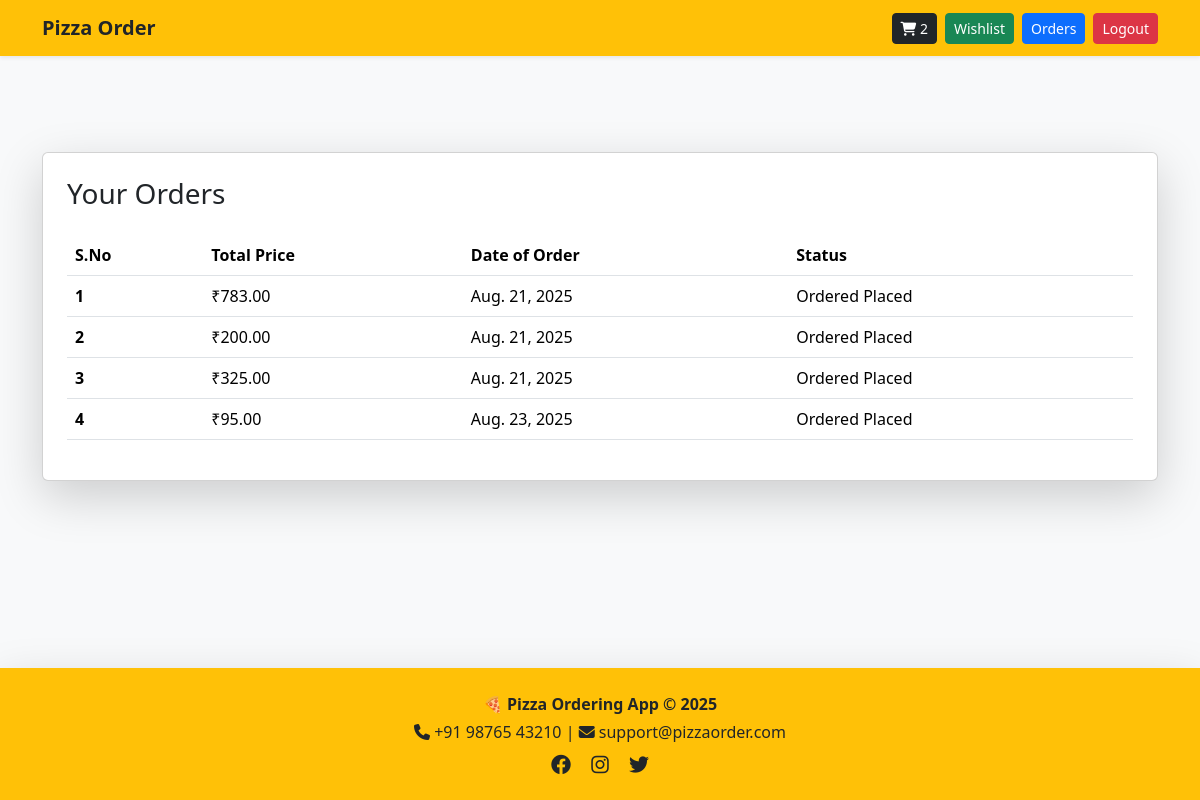
Screenshot of /orders/ (signed in) with the database file from the repository.
### app/models.py (models this page shows, shortened)
class BaseModel(models.Model):
    uuid = models.UUIDField(default=uuid.uuid4,editable=False,primary_key=True)
    created_at = models.DateField(auto_now_add=True)
    updated_at = models.DateField(auto_now_add=True)
    class Meta:
        abstract = True

class Cart(BaseModel):
    user = models.ForeignKey(User, on_delete=models.SET_NULL,null=True,blank=True,related_name="carts")
    is_paid=models.BooleanField(default=False)
    discount_amount = models.FloatField(default=0)
    applied_coupon = models.CharField(max_length=50, blank=True, null=True)
    def get_cart_total(self):
     total = CartItem.objects.filter(cart=self).aggregate(Sum('pizza__pizza_price'))['pizza__pizza_price__sum']
     return total if total is not None else 0

### app/views.py (the view)
# urls.py: path('orders/',orders,name='orders'),
@login_required(login_url='/login/')
def orders(request):
   orders=Cart.objects.filter(is_paid=True,user=request.user)
   context={'orders':orders}
   return render(request,'orders.html',context)

### app/templates/orders.html (shortened to what this page needs)
{% extends "base.html" %}
{% block start %}
<div class="container card shadow-lg mt-5 p-4">
    <h3 class="mb-4">Your Orders</h3>
    <table class="table">
        <thead>
            <tr>
                <th scope="col">S.No</th>
                <th scope="col">Total Price</th>
                <th scope="col">Date of Order</th>
                <th scope="col">Status</th>
            </tr>
        </thead>
        <tbody>
            {% for order in orders %}
            <tr>
                <th scope="row">{{ forloop.counter }}</th>
                <td>
    ₹{{ order.get_cart_total|floatformat:2 }}
</td>
                <td>{{ order.created_at }}</td>
                <td>Ordered Placed</td>
            </tr>
            {% empty %}
            <tr>
                <td colspan="4" class="text-center">Place your first order</td>
            </tr>
            {% endfor %}
        </tbody>
    </table>
</div>
{% endblock %}

### app/templates/base.html (shortened to what this page needs)
<!DOCTYPE html>
<html lang="en">
<head>
    <link href="https://cdn.jsdelivr.net/npm/bootstrap@5.3.7/dist/css/bootstrap.min.css" rel="stylesheet">
    <link rel="stylesheet" href="https://cdnjs.cloudflare.com/ajax/libs/font-awesome/6.4.0/css/all.min.css">
</head>
<body class="bg-light">
<nav class="navbar navbar-expand-lg navbar-dark bg-warning shadow-sm">
  <div class="container">
    <a class="navbar-brand fw-bold text-dark" href="/">Pizza Order</a>
    <div class="collapse navbar-collapse" id="navbarContent">
      <ul class="navbar-nav ms-auto mb-2 mb-lg-0 align-items-center">
        <li class="nav-item me-2">
          <a href="{% url 'cart' %}" class="btn btn-dark btn-sm">
            <i class="fa-solid fa-cart-shopping"></i> {{request.user.get_cart_count}}
          </a>
        </li>
        {% if request.user.is_authenticated %}
          <li class="nav-item me-2"><a href="{% url 'wishlist'%}" class="btn btn-success btn-sm">Wishlist</a></li>
          <li class="nav-item me-2"><a href="{% url 'orders'%}" class="btn btn-primary btn-sm">Orders</a></li>
          <li class="nav-item"><a href="{% url 'user_logout'%}" class="btn btn-danger btn-sm">Logout</a></li>
        {% else %}
          <li class="nav-item me-2"><a href="{% url 'register_page'%}" class="btn btn-outline-dark btn-sm">Register</a></li>
          <li class="nav-item"><a href="{% url 'login_page'%}" class="btn btn-outline-dark btn-sm">Login</a></li>
        {% endif %}
      </ul>
    </div>
  </div>
</nav>
<main class="container my-5">
  {% block start %}
  {% endblock %}
</main>
<footer class="bg-warning text-dark text-center py-4 shadow-lg mt-auto">
  <div class="container">
    <p class="fw-bold mb-1">🍕 Pizza Ordering App © 2025</p>
    <p class="mb-0">
      <i class="fa-solid fa-phone"></i> +91 98765 43210 |
      <i class="fa-solid fa-envelope"></i> support@pizzaorder.com
    </p>
    <div class="mt-2">
      <a href="#" class="text-dark me-3"><i class="fab fa-facebook fa-lg"></i></a>
      <a href="#" class="text-dark me-3"><i class="fab fa-instagram fa-lg"></i></a>
      <a href="#" class="text-dark"><i class="fab fa-twitter fa-lg"></i></a>
    </div>
  </div>
</footer>
</body>
</html>

### app/templates/base.html (style rules this page uses)
html, body { height: 100%; margin: 0; display: flex; flex-direction: column; }
main { flex: 1; }

### rows the page displays
Cart: get_cart_total "783.00", created_at "Aug. 21, 2025"
Cart: get_cart_total "200.00", created_at "Aug. 21, 2025"
Cart: get_cart_total "325.00", created_at "Aug. 21, 2025"
Cart: get_cart_total "95.00", created_at "Aug. 23, 2025"

### other values shown
{{ request.user.get_cart_count }} "2"
